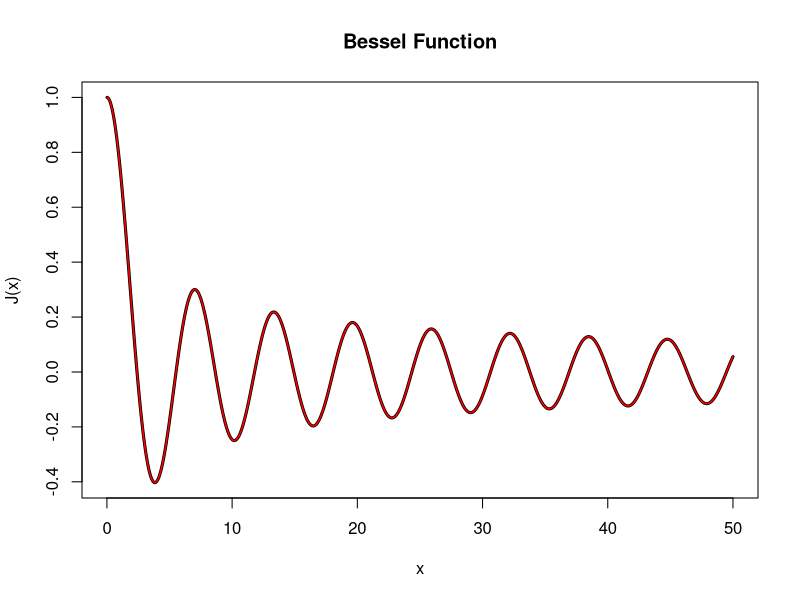

The R source for this figure:
library(deSolve) #import library deSolve

#Initiate the initial values:
st <- c(y1 = 1, dy1 = 0)
#y1 = 0.005, dy1 = 1/2 for order 1.

#Order of the Bessel Equation
k <- 0

#Insert the Bessel function : (x^2)y'' + xy' + (x^2 - k^2)y = 0, k = 0
BesselFunction <- function(x,y,p){ 
  dy1 <- y[2] #y' = y[2]
  dy2 <- -(((x^2)-k^2)*y[1]+(x*y[2]))/(x^2) #Isolate y[2]'
  list(c(dy1,dy2))
}

#The time start at 0.01 to not cause problems dividing by 0.
times <- seq(from = 0.01, to = 50, by = 0.01)

#Using the function ode from deSolve to solve the problem
out <- ode(y = st, func = BesselFunction, times = times)

#Bessel function of the first kind in the library (Base) in R
Jzero <- besselJ(times, k)

#To view the first 10 iterations:
head(out, n = 10)
head(Jzero, n = 10)
#To view the last 10 iterations:
tail(out, n = 10)
tail(Jzero, n = 10)
#To view between 100 iterations and 120 iterations:
out[100:120, c("time", "y1")]
Jzero[100:120]

#Plot the function.
plot(times, out[,"y1"], type = "l", xlab = "x", ylab = "J(x)", lwd = 3,
     main = "Bessel Function", col = "black")
lines(times, Jzero, type = "l", col = "red", lwd = 1.5)
